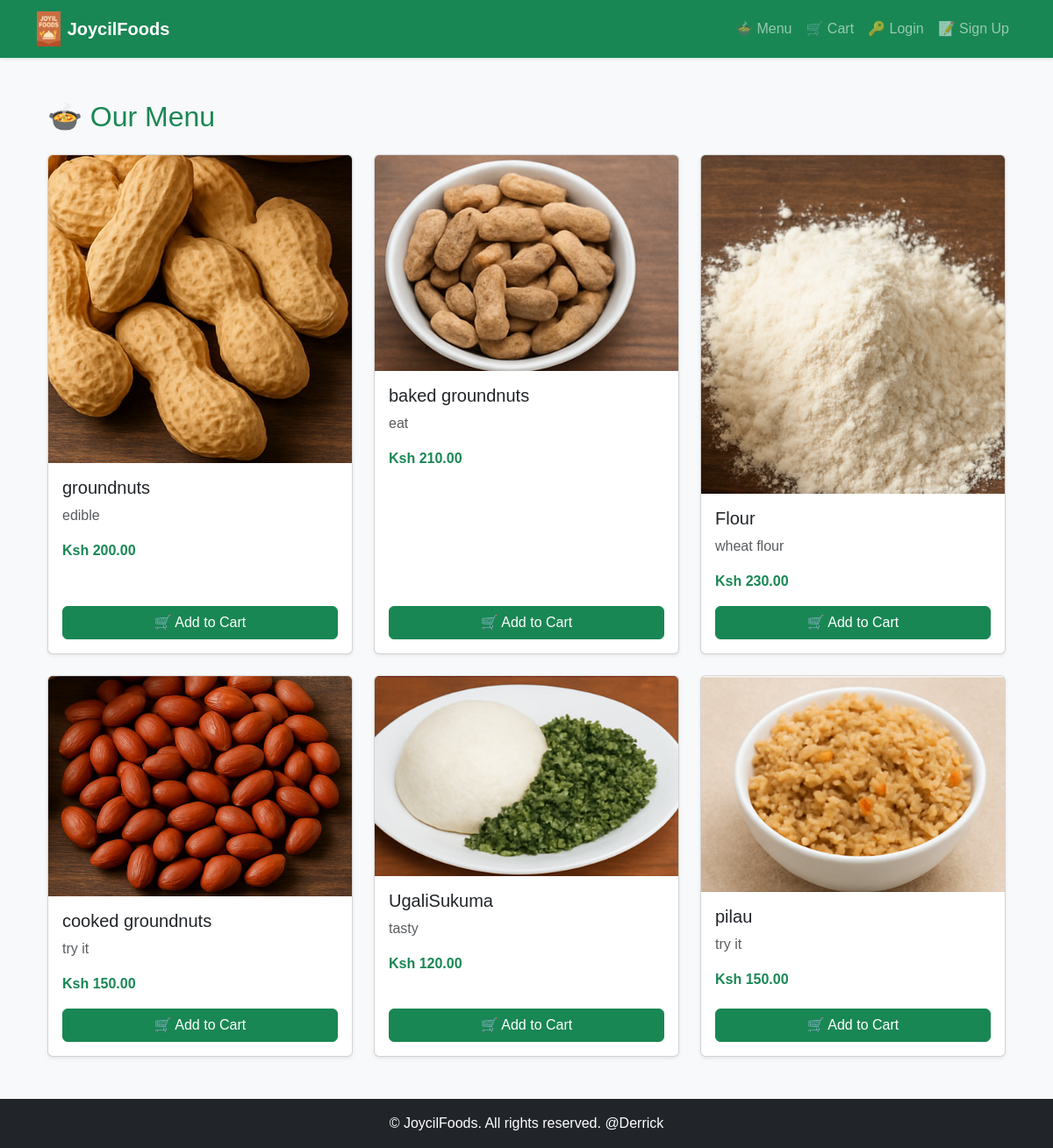
The app's page /menu/ with its own data.
### menu/models.py (models this page shows, shortened)
class Product(models.Model):
    name = models.CharField(max_length=100)
    price = models.DecimalField(max_digits=8, decimal_places=2)
    description = models.TextField()
    available = models.BooleanField(default=True)
    image = models.ImageField(upload_to='product_images/', blank=True, null=True)

### menu/views.py (the view)
# urls.py: path('', lambda request: redirect('menu_list')),
def menu_list(request):
    products = Product.objects.filter(available=True)
    return render(request, 'menu/menu_list.html', {'products': products})

### cart/context_processors.py (called while the page is built)
def cart_items_count(request):
    if request.user.is_authenticated:
        return {"cart_item_count": CartItem.objects.filter(user=request.user).count()}
    return {"cart_item_count": 0}

### menu/templates/menu/menu_list.html
{% extends 'base.html' %}
{% load static %}
{% block content %}
<div class="container mt-4">
    <h2 class="mb-4 text-success">🍲 Our Menu</h2>
    <div class="row">
        {% for product in products %}
            <div class="col-md-4 mb-4">
                <div class="card shadow-sm h-100">
                    {% if product.image %}
                        <img src="{{ product.image.url }}" class="card-img-top" alt="{{ product.name }}">
                    {% else %}
                        <img src="{% static 'images/default_food.jpg' %}" class="card-img-top" alt="{{ product.name }}">
                    {% endif %}
                    <div class="card-body d-flex flex-column">
                        <h5 class="card-title">{{ product.name }}</h5>
                        <p class="card-text text-muted">{{ product.description|truncatewords:15 }}</p>
                        <p class="fw-bold text-success">Ksh {{ product.price }}</p>
                        <a href="{% url 'add_to_cart' product.id %}"
                           class="btn btn-success mt-auto">
                           🛒 Add to Cart
                        </a>
                    </div>
                </div>
            </div>
        {% empty %}
            <p class="text-muted">No products available at the moment.</p>
        {% endfor %}
    </div>
</div>
{% endblock %}

### templates/base.html (shortened to what this page needs)
{% load static %}
<!DOCTYPE html>
<html lang="en">
<head>
    <link rel="stylesheet" href="{% static 'css/style.css' %}">
    <link href="https://cdn.jsdelivr.net/npm/bootstrap@5.3.2/dist/css/bootstrap.min.css" rel="stylesheet">
    <link rel="stylesheet" href="https://cdn.jsdelivr.net/npm/bootstrap-icons@1.11.1/font/bootstrap-icons.css">
    <link rel="stylesheet" href="{% static 'css/style.css' %}">
</head>
<body class="bg-light d-flex flex-column min-vh-100">
    {% include "partials/navbar.html" %}
    <main class="container my-4 flex-grow-1">
        {% block content %}{% endblock %}
    </main>
    <footer class="bg-dark text-white text-center py-3 mt-auto">
        <p class="mb-0">&copy; {{ now|date:"Y" }} JoycilFoods. All rights reserved. @Derrick</p>
    </footer>
</body>
</html>

### templates/partials/navbar.html (shortened to what this page needs)
{% load static %}
<nav class="navbar navbar-expand-lg navbar-dark bg-success shadow-sm">
    <div class="container">
        <a class="navbar-brand d-flex align-items-center" href="{% url 'menu_list' %}">
            <img src="{% static 'images/logo.png' %}" alt="JoycilFoods Logo" height="40" class="me-2">
            <strong>JoycilFoods</strong>
        </a>
        <div class="collapse navbar-collapse" id="navbarNav">
            <ul class="navbar-nav ms-auto">
                <li class="nav-item">
                    <a class="nav-link" href="{% url 'menu_list' %}">🍲 Menu</a>
                </li>
                <li class="nav-item">
                    <a class="nav-link position-relative" href="{% url 'cart_detail' %}">
                        🛒 Cart
                    </a>
                </li>
                {% if user.is_authenticated %}
                    <li class="nav-item">
                        <a class="nav-link" href="{% url 'profile_edit' %}">👤 Profile</a>
                    </li>
                    <li class="nav-item">
                        <a class="nav-link text-warning" href="{% url 'logout' %}">🚪 Logout</a>
                    </li>
                {% else %}
                    <li class="nav-item">
                        <a class="nav-link" href="{% url 'login' %}">🔑 Login</a>
                    </li>
                    <li class="nav-item">
                        <a class="nav-link" href="{% url 'signup' %}">📝 Sign Up</a>
                    </li>
                {% endif %}
            </ul>
        </div>
    </div>
</nav>

### static/css/style.css (style rules this page uses)
body { background-color: #f8fff0; font-family: Arial, sans-serif; }

### records on screen
Product: image (picture), name "groundnuts", description "edible", price "200.00"
Product: image (picture), name "baked groundnuts", description "eat", price "210.00"
Product: image (picture), name "Flour", description "wheat flour", price "230.00"
Product: image (picture), name "cooked groundnuts", description "try it", price "150.00"
Product: image (picture), name "UgaliSukuma", description "tasty", price "120.00"
Product: image (picture), name "pilau", description "try it", price "150.00"
